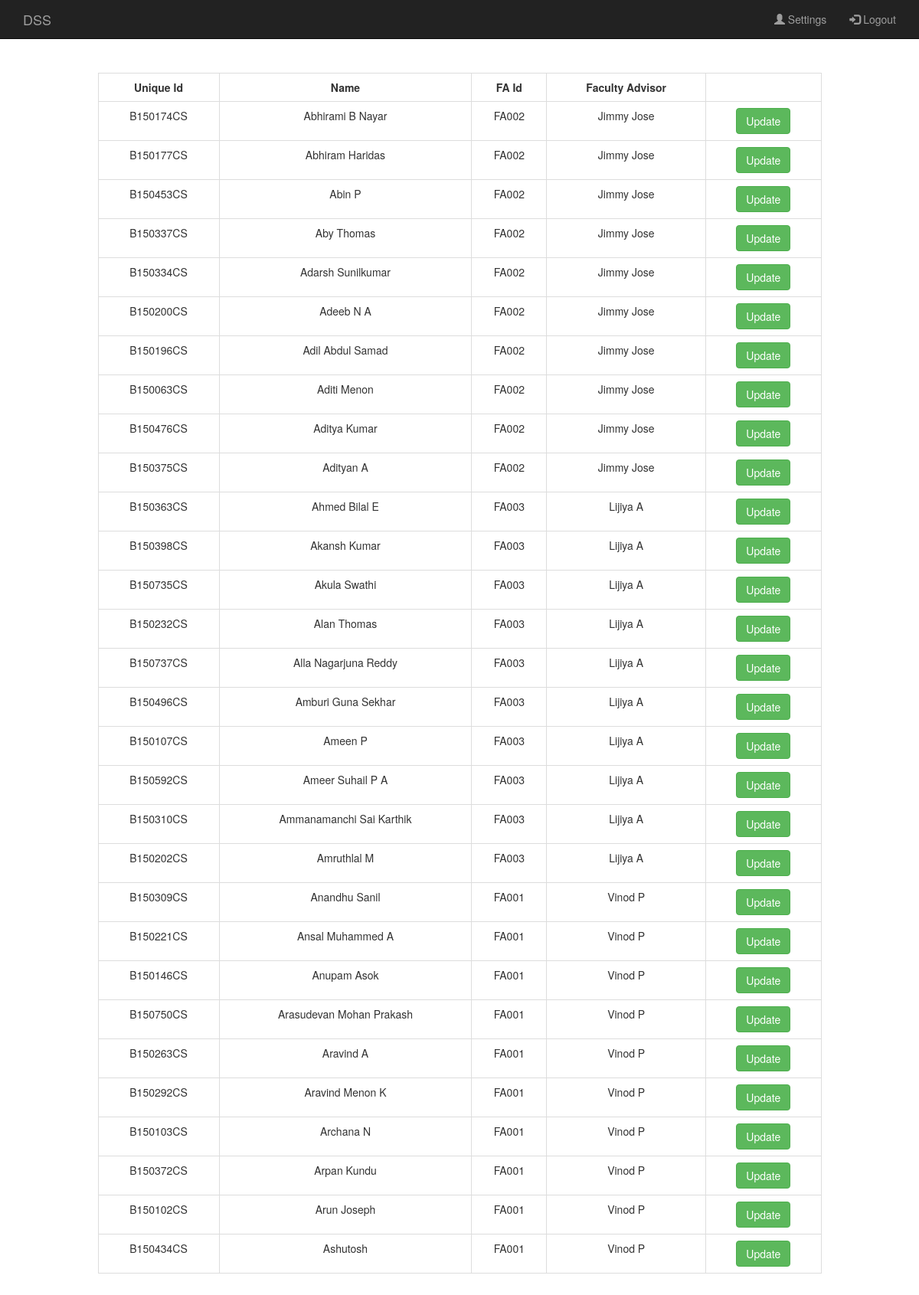
The app's page /fa.php (signed in) with its own data.
### tables this page shows
CREATE TABLE `users` (
  `id` varchar(45) NOT NULL,
  `name` varchar(45) NOT NULL,
  `email` varchar(45) NOT NULL,
  `pass_word` varchar(45) NOT NULL,
  `contact` varchar(10) NOT NULL,
  `city` varchar(45) NOT NULL,
  `address` varchar(255) NOT NULL,
  `type` enum('Student','Faculty','Admin','Library Staff','Hostel Staff') NOT NULL,
  `FA` varchar(45) DEFAULT NULL,
  `hostel_dues` float DEFAULT NULL,
  `room` varchar(45) DEFAULT NULL
);

### fa.php (the view, shortened to what this page needs)
<?php
  require 'common.php';
?>
    <body>
        <?php
          require 'header.php';
        ?>
        <div class="container" style="padding-top: 85px; padding-bottom: 85px;">
        <div class="row">
        <div class="col-xs-10 col-xs-offset-1">
        <?php
          require 'connect.php';
          $select_query="SELECT id, name, fa FROM users WHERE type='Student';";
          $select_result=mysqli_query($con, $select_query) or die(mysqli_error($con));
        ?>
        <table class="table table-bordered">
            <tbody>
            <tr>
                <th><center>Unique Id</center></th>
                <th><center>Name</center></th>
                <th><center>FA Id</center></th>
                <th><center>Faculty Advisor</center></th>
                <th></th>
            </tr>
        <?php
          while($row=mysqli_fetch_array($select_result))
           {
        ?>
            <tr class="table table-striped">
                <td><center><?php echo $row['id']?></center></td>
                <td><center><?php echo $row['name']?></center></td>
                <?php
                  if($row['fa']==NULL)
                  {
                ?>
                <td></td>
                <td></td>
                <td><center><a href="fac_list.php?sid=<?php echo $row['id']?>"><button class="btn btn-primary">Assign a Faculty Advisor</button></a></center></td>
                <?php
                  }
                 else
                  {$select_query2="SELECT name FROM users WHERE id='".$row['fa']."';";
                   $select_result2=mysqli_query($con, $select_query2) or die(mysqli_error($con));
                   $row2=mysqli_fetch_array($select_result2);
                ?>
                <td><center><?php echo $row['fa']?></center></td>
                <td><center><?php echo $row2['name']?></center></td>
                <td><center><a href="fac_list.php?sid=<?php echo $row['id']?>"><button class="btn btn-success">Update</button></a></center></td>
                <?php
                 }
                ?>
            </tr>
        <?php
           }
        ?>
            </tbody>
        </table>
        </div>
        </div>
        </div>
   </body>
</html>

### records on screen
users: id "B150174CS", name "Abhirami B Nayar", FA "FA002", users.name "Jimmy Jose"
users: id "B150177CS", name "Abhiram Haridas", FA "FA002", users.name "Jimmy Jose"
users: id "B150453CS", name "Abin P", FA "FA002", users.name "Jimmy Jose"
users: id "B150337CS", name "Aby Thomas", FA "FA002", users.name "Jimmy Jose"
users: id "B150334CS", name "Adarsh Sunilkumar", FA "FA002", users.name "Jimmy Jose"
users: id "B150200CS", name "Adeeb N A", FA "FA002", users.name "Jimmy Jose"
users: id "B150196CS", name "Adil Abdul Samad", FA "FA002", users.name "Jimmy Jose"
users: id "B150063CS", name "Aditi Menon", FA "FA002", users.name "Jimmy Jose"
users: id "B150476CS", name "Aditya Kumar", FA "FA002", users.name "Jimmy Jose"
users: id "B150375CS", name "Adityan A", FA "FA002", users.name "Jimmy Jose"
users: id "B150363CS", name "Ahmed Bilal E", FA "FA003", users.name "Lijiya A"
users: id "B150398CS", name "Akansh Kumar", FA "FA003", users.name "Lijiya A"
users: id "B150735CS", name "Akula Swathi", FA "FA003", users.name "Lijiya A"
users: id "B150232CS", name "Alan Thomas", FA "FA003", users.name "Lijiya A"
users: id "B150737CS", name "Alla Nagarjuna Reddy", FA "FA003", users.name "Lijiya A"
users: id "B150496CS", name "Amburi Guna Sekhar", FA "FA003", users.name "Lijiya A"
users: id "B150107CS", name "Ameen P", FA "FA003", users.name "Lijiya A"
users: id "B150592CS", name "Ameer Suhail P A", FA "FA003", users.name "Lijiya A"
users: id "B150310CS", name "Ammanamanchi Sai Karthik", FA "FA003", users.name "Lijiya A"
users: id "B150202CS", name "Amruthlal M", FA "FA003", users.name "Lijiya A"
users: id "B150309CS", name "Anandhu Sanil", FA "FA001", users.name "Vinod P"
users: id "B150221CS", name "Ansal Muhammed A", FA "FA001", users.name "Vinod P"
users: id "B150146CS", name "Anupam Asok", FA "FA001", users.name "Vinod P"
users: id "B150750CS", name "Arasudevan Mohan Prakash", FA "FA001", users.name "Vinod P"
users: id "B150263CS", name "Aravind A", FA "FA001", users.name "Vinod P"
users: id "B150292CS", name "Aravind Menon K", FA "FA001", users.name "Vinod P"
users: id "B150103CS", name "Archana N", FA "FA001", users.name "Vinod P"
users: id "B150372CS", name "Arpan Kundu", FA "FA001", users.name "Vinod P"
users: id "B150102CS", name "Arun Joseph", FA "FA001", users.name "Vinod P"
users: id "B150434CS", name "Ashutosh", FA "FA001", users.name "Vinod P"
